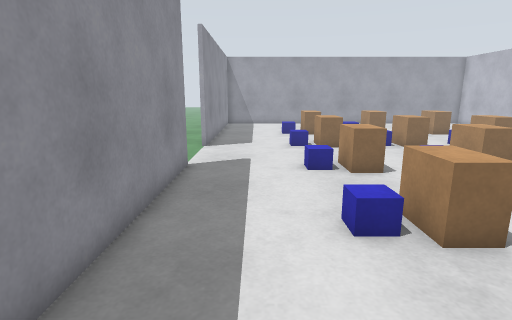
View 1 (above)

18 first-person views from a walk through a Gazebo world. The camera is 1.2 m above the floor, tilts 12° down and sees 80° across. The floor is counted in squares, 0.5 m on a side. Each view is taken from the middle of a square. On the plan, view 1 faces up. The plan holds only what a view shows up to about 18 squares ahead; the rest is blank. The place goes on beyond the plan.

View 2
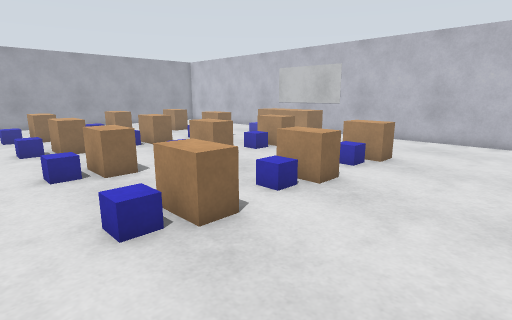

View 3
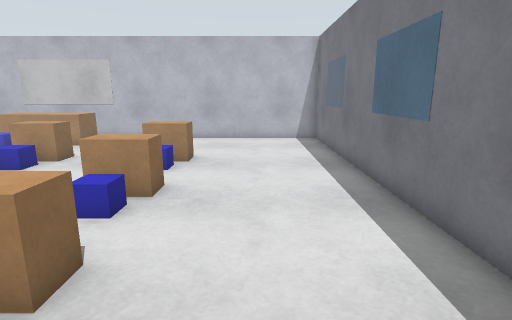

View 4
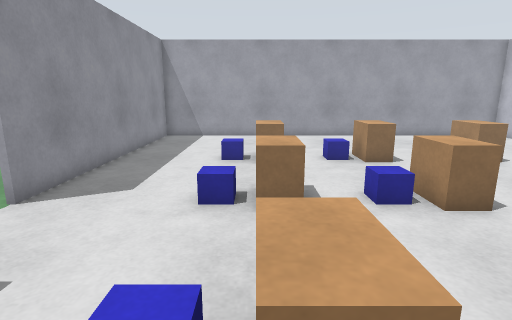

View 5
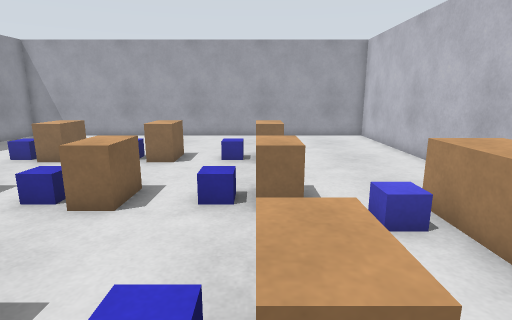

View 6
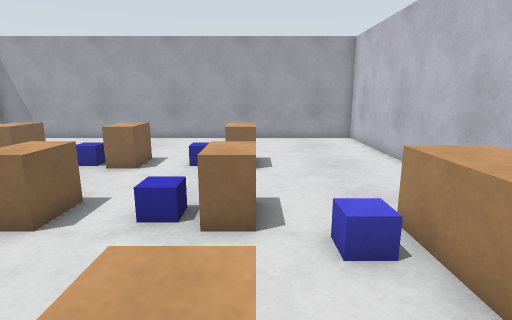

View 7
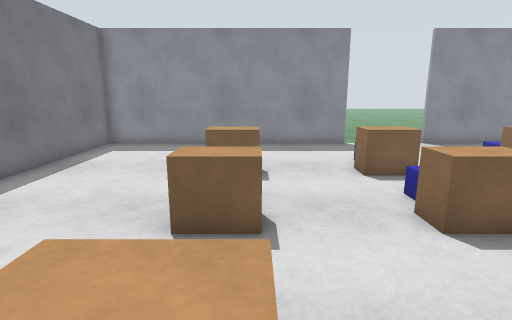

View 8
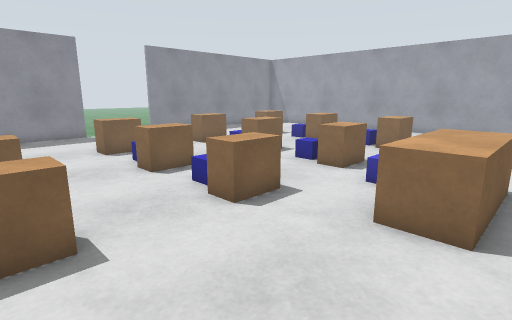

View 9
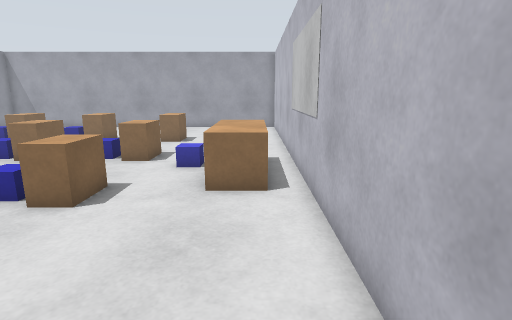

View 10
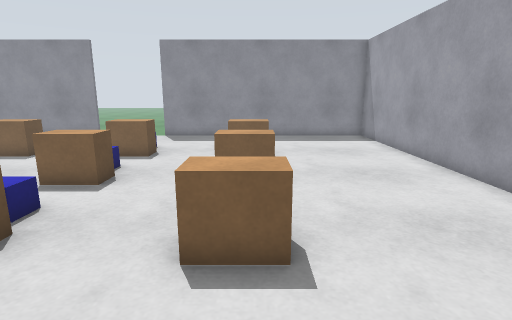

View 11
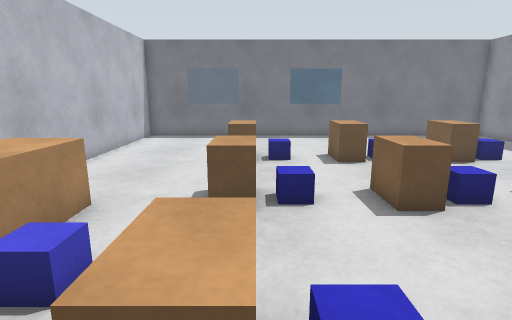

View 12
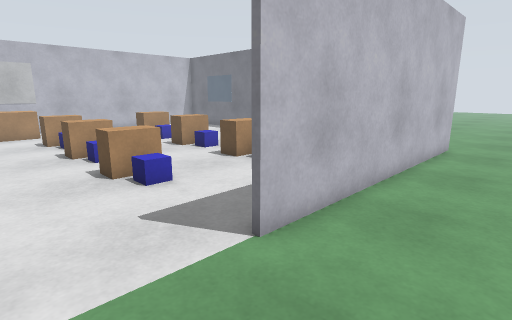

View 13
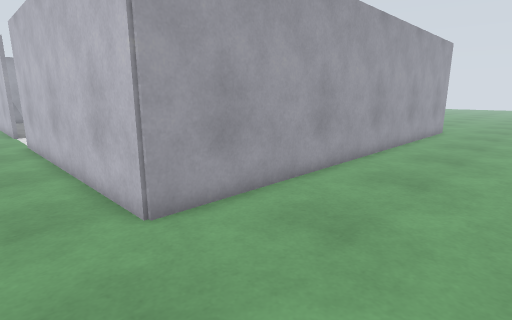

View 14
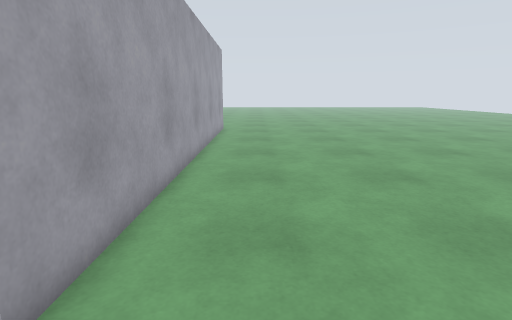

View 15
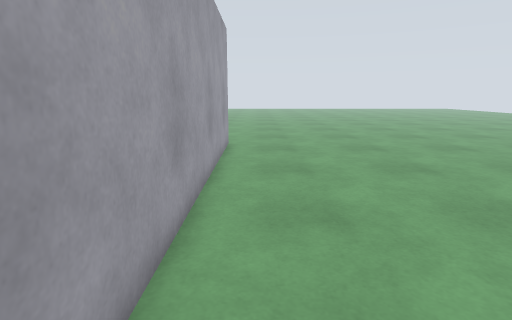

View 16
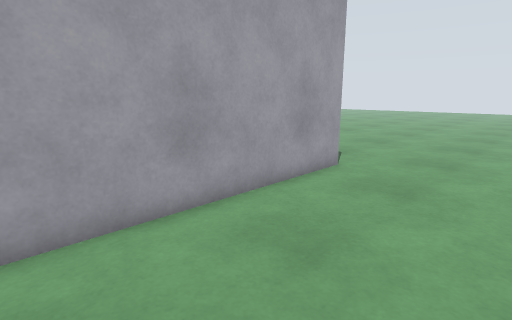

View 17
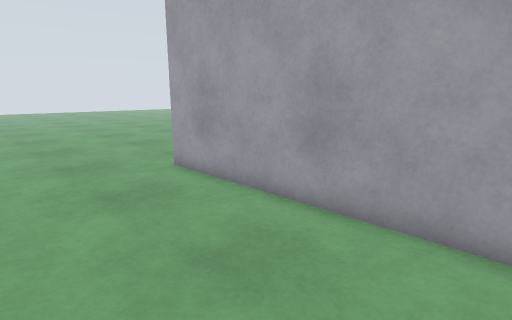

View 18
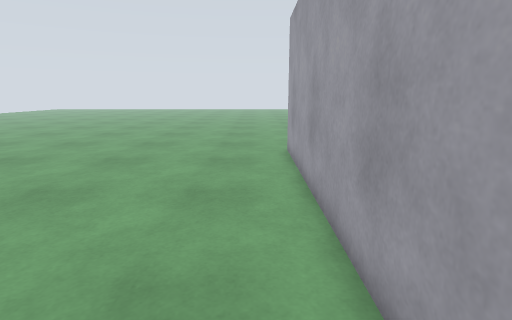

### Floor plan
Points are (right, up) in squares from view 1. A wall is a line through its corners. A room is listed if a view was taken in it or the views show most of it. See-through windows are left out.
Room 1 (views 1, 2, 3, 4, 5, 6, 7, 8, 9, 10, 11, 13, 14, 15, 16, 17, 18)
walls: (8.4, -1.4) (12.5, -1.4); (-2.4, 10.6) (-2.4, -1.4) (6.5, -1.4); (6.6, -1.6) (-2.6, -1.6); (12.5, -1.6) (8.4, -1.6); (14.4, -1.4) (17.4, -1.4) (17.4, 26.4) (-2.4, 26.4) (-2.4, 14.4); (17.6, -1.6) (14.4, -1.6)
ways out: opening at (-4.5, -1.8) to room 2; opening at (-2, 12.5) to room 2; opening at (20, -1.7) to room 2
objects: blue box (2, 5); blue box (2, 10); blue box (2, 15); blue box (2, 20); beige box (3, 5) to (4, 6); beige box (3, 10) to (4, 11); beige box (3, 14) to (4, 15); beige box (3, 19) to (4, 20); blue box (6, 5); blue box (6, 10); blue box (6, 15); blue box (6, 20); beige box (7, 5) to (8, 6); beige box (7, 10) to (8, 11); beige box (7, 14) to (8, 15); beige box (7, 19) to (8, 20); blue box (10, 5); blue box (10, 10); blue box (10, 15); blue box (10, 20); beige box (11, 5) to (12, 6); beige box (11, 10) to (12, 11); beige box (11, 14) to (12, 15); beige box (11, 19) to (12, 20); blue box (14, 13) to (14, 14); beige box (15, 11) to (16, 14); board (17, 11) to (17, 14)
Room 2 (view 12)
walls: (-2.6, 14.5) (-2.6, 16.6); (-2.6, -1.6) (-2.6, 10.5)
ways out: opening at (-4.5, -1.8) to room 1; opening at (-2, 12.5) to room 1; opening at (20, -1.7) to room 1

Where each view was taken, in squares from view 1:
view 1: 0 up, 0 right, facing up
view 2: 0 up, 0 right, facing up-right
view 3: 2 up, 0 right, facing right
view 4: 8 up, 3 right, facing up
view 5: 8 up, 11 right, facing up
view 6: 9 up, 12 right, facing up
view 7: 6 up, 13 right, facing left
view 8: 5 up, 17 right, facing up-left
view 9: 3 up, 16 right, facing up
view 10: 20 up, 16 right, facing left
view 11: 17 up, 11 right, facing down
view 12: 14 up, 6 left, facing down-right
view 13: 7 down, 5 left, facing up-right
view 14: 4 down, 5 left, facing right
view 15: 3 down, 2 right, facing right
view 16: 7 down, 8 right, facing up-right
view 17: 7 down, 7 right, facing up-left
view 18: 3 down, 11 right, facing left
